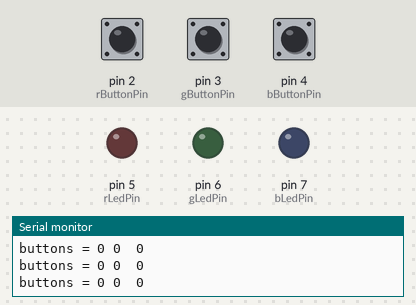
This sketch was run on a simulated Arduino Uno, built with avr-gcc and run on an emulated ATmega328P. Shown: output pins drawn as LEDs (lit = HIGH), the last lines printed to the serial monitor. Inputs (shaded band) come from the test bench; at power-on: pin 2 (rButtonPin) LOW, pin 3 (gButtonPin) LOW, pin 4 (bButtonPin) LOW.

Above: at 1.2 s.
1.3 s: pin 2 (rButtonPin) pulled HIGH for 0.15 s
At 1.38 s:
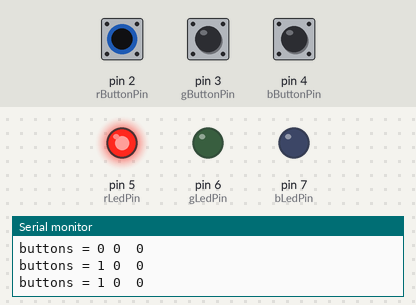
2.9 s: pin 3 (gButtonPin) pulled HIGH for 0.15 s
At 2.99 s:
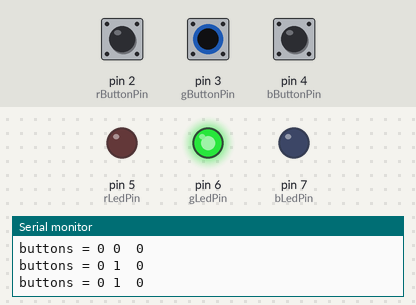
4.5 s: pin 4 (bButtonPin) pulled HIGH for 0.15 s
At 4.6 s:
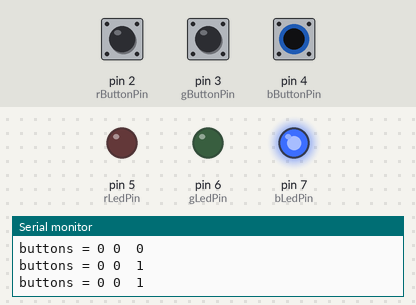
6.1 s: pin 4 (bButtonPin) pulled HIGH for 3.2 s
At 10.3 s:
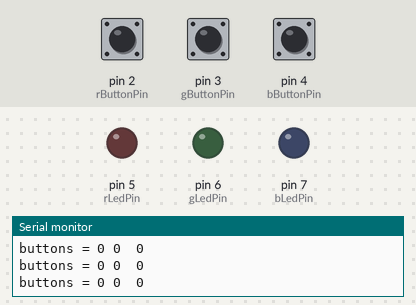
10.8 s: pin 2 (rButtonPin) pulled HIGH for 3.2 s
At 11.8 s:
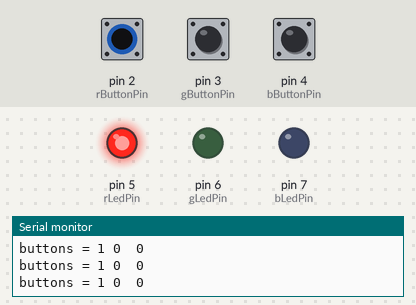
15.5 s: pin 2 (rButtonPin) driven HIGH and pin 3 (gButtonPin) driven HIGH
At 15.9 s:
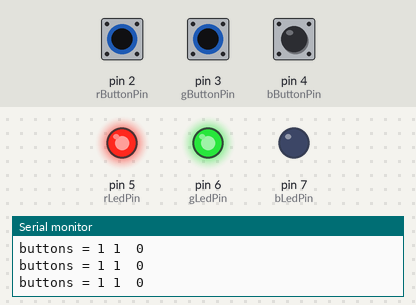
Timing chart, 0 to 18.0 s (numbered marks = the images above; inputs shaded):
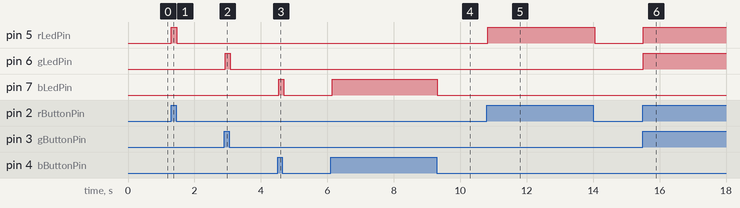

The sketch:

W03-04-buttons_to_RGB.ino
```cpp
// W03-04-DI_DO_buttons_to_RGB
// GOAL -- control LED with a button
// print reading to serial monitor

// upload <start simulation>, open serial monitor,
// press left button -- look for 0,1 in monitor

// button PIN variables
int rButtonPin =  2 ;   // pin declare -- where is circuit ?
int gButtonPin =  3 ;   // pin declare -- where is circuit ?
int bButtonPin =  4 ;   // pin declare -- where is circuit ?

// button states
boolean rButtonState =  0 ; // state of button 1=pressed, 0=not
boolean gButtonState =  0 ; // state of button 1=pressed, 0=not
boolean bButtonState =  0 ; // state of button 1=pressed, 0=not

// led variables
int rLedPin = 5; // where are the LEDs?
int gLedPin = 6; // where are the LEDs?
int bLedPin = 7; // where are the LEDs?

void setup() {
  pinMode(rButtonPin,  INPUT ); // INPUT OR OUTPUT ?
  pinMode(gButtonPin,  INPUT ); // INPUT OR OUTPUT ?
  pinMode(bButtonPin,  INPUT ); // INPUT OR OUTPUT ?

  pinMode (rLedPin, OUTPUT);
  pinMode (gLedPin, OUTPUT);
  pinMode (bLedPin, OUTPUT);

  Serial.begin(9600);
}


void loop () {
  // listen :: read sensors
  rButtonState = digitalRead( rButtonPin ); // read button
  gButtonState = digitalRead( gButtonPin ); // read button
  bButtonState = digitalRead( bButtonPin ); // read button

  // take action and provide feedback
  if ( rButtonState == 1){
    digitalWrite(rLedPin, 1);
  } else {
    digitalWrite(rLedPin, 0);
  }

  if ( gButtonState == 1){
    digitalWrite(gLedPin, 1);
  } else {
    digitalWrite(gLedPin, 0);
  }

  if ( bButtonState == 1){
    digitalWrite(bLedPin, 1);
  } else {
    digitalWrite(bLedPin, 0);
  }

  // feedback to screen
  Serial.print ( "buttons = " );
  Serial.print(rButtonState);   // print button state
    Serial.print(" ");   // space
    Serial.print(gButtonState);   // print button state
      Serial.print("\t");   // tab
      Serial.println(bButtonState);   // print button state

  delay(50); // just slow it down a little
}
```

Measured:
- after the input at 1.3 s, pin 5 (rLedPin): LOW → HIGH at once, → LOW 0.15 s later
- after the input at 2.9 s, pin 6 (gLedPin): LOW → HIGH at once, → LOW 0.15 s later
- after the input at 4.5 s, pin 7 (bLedPin): LOW → HIGH at once, → LOW 0.15 s later
- after the input at 6.1 s, pin 7 (bLedPin): LOW → HIGH at once, → LOW 3.2 s later
- after the input at 10.8 s, pin 5 (rLedPin): LOW → HIGH at once, → LOW 3.2 s later
- after the input at 15.5 s, pin 5 (rLedPin), pin 6 (gLedPin): LOW → HIGH at once
